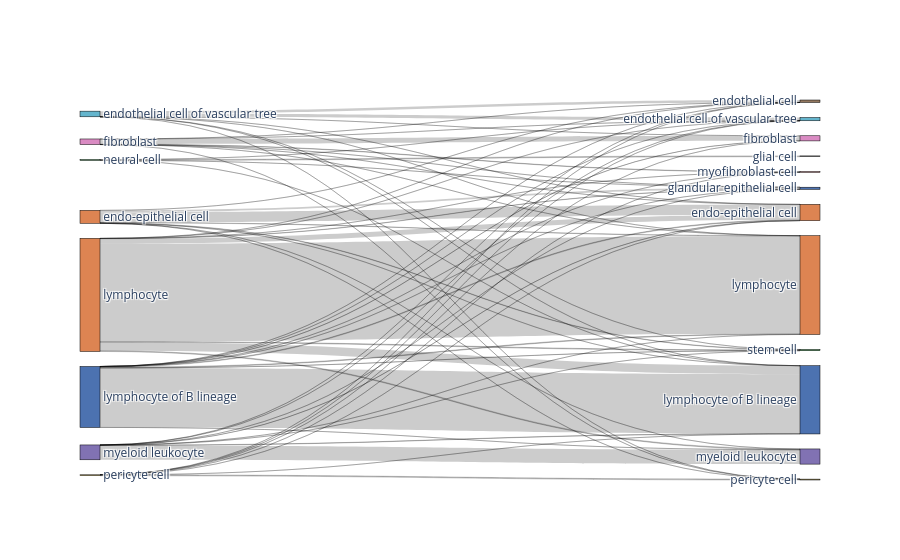
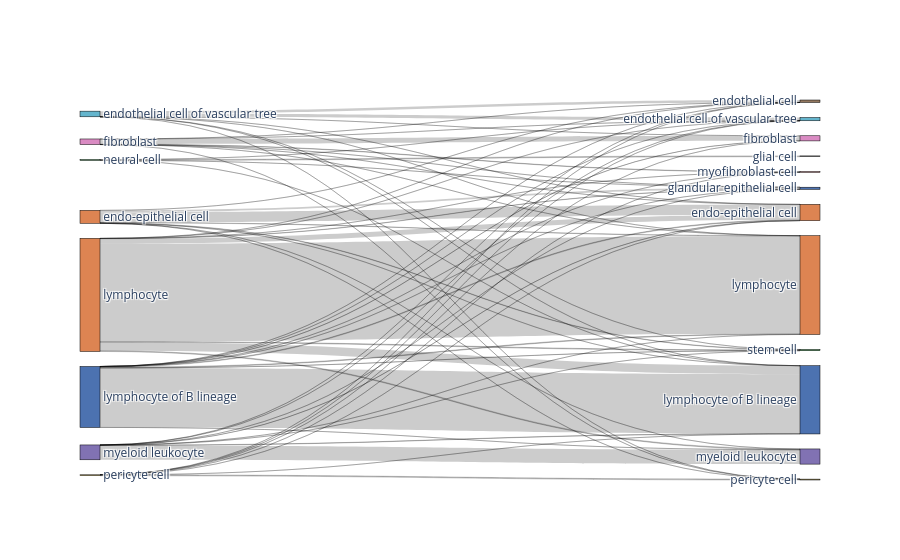

The notebook cell these images were saved under, in order:
### Markdown cell above
Write out metrics to a report file, create confusion matrices and comparative umap plots

### Code cell
%matplotlib inline

bc.tl.report(
    adata_pred=adata_predicted,
    celltype=celltype_test, 
    method=method, 
    analysis_name=analysis_name,
    train_datasets = adata_trains,
    test_dataset = adata_orig,
    merge = merge,
    name_prediction='auto_annot', 
    name_report='auto_annot', 
    use_raw=use_raw,
    remove_nonshared=True, 
    clustering='leiden', 
    asymmetric_matrix=True, 
    delimiter='\t', 
    verbose=True
)

### Figure 1 — Plotly figure (JSON) as saved in the notebook; plotly's stock layout.template omitted (floating-point values rounded to 4 significant figures)
{"data": [{"link": {"source": [0, 0, 0, 0, 0, 0, 0, 0, 0, 3, 3, 3, 3, 3, 3, 3, 3, 7, 7, 7, 7, 7, 7, 7, 1, 1, 1, 1, 1, 1, 1, 1, 1, 1, 5, 5, 5, 5, 5, 5, 5, 5, 2, 2, 2, 2, 2, 2, 2, 2, 4, 4, 4, 4, 4, 4, 4, 4, 6, 6, 6, 6], "target": [14, 8, 15, 16, 9, 10, 17, 12, 19, 14, 11, 8, 9, 10, 18, 17, 12, 11, 8, 15, 9, 10, 18, 17, 14, 11, 8, 15, 16, 9, 10, 17, 12, 19, 14, 8, 15, 16, 9, 10, 12, 19, 14, 11, 8, 15, 9, 10, 18, 19, 14, 8, 15, 16, 9, 18, 12, 19, 15, 10, 13, 12], "value": [28280, 1471, 2436, 221, 15, 34, 2, 81, 197, 1, 1475, 14, 1, 1, 1, 119, 1, 5, 1, 3, 1, 1, 250, 11, 193, 5, 196, 17188, 18, 4, 2, 2, 15, 29, 17, 34, 94, 4146, 1, 1, 2, 1, 2, 1, 16, 2, 699, 908, 4, 1, 100, 2989, 24, 2, 1, 1, 518, 119, 1, 1, 240, 3]}, "node": {"color": ["#dd8452", "#4c72b0", "#64b5cd", "#da8bc3", "#dd8452", "#8172b3", "#55a868", "#ccb974", "#dd8452", "#937860", "#64b5cd", "#da8bc3", "#4c72b0", "#8c8c8c", "#dd8452", "#4c72b0", "#8172b3", "#c44e52", "#ccb974", "#55a868"], "label": ["lymphocyte", "lymphocyte of B lineage", "endothelial cell of vascular tree", "fibroblast", "endo-epithelial cell", "myeloid leukocyte", "neural cell", "pericyte cell", "endo-epithelial cell", "endothelial cell", "endothelial cell of vascular tree", "fibroblast", "glandular epithelial cell", "glial cell", "lymphocyte", "lymphocyte of B lineage", "myeloid leukocyte", "myofibroblast cell", "pericyte cell", "stem cell"], "line": {"color": "black", "width": 0.5}, "pad": 15, "thickness": 20}, "type": "sankey"}], "layout": {}}

### Figure 2 — Plotly figure (JSON) as saved in the notebook; plotly's stock layout.template omitted (floating-point values rounded to 4 significant figures)
{"data": [{"link": {"source": [0, 0, 0, 0, 0, 0, 0, 0, 0, 3, 3, 3, 3, 3, 3, 3, 3, 7, 7, 7, 7, 7, 7, 7, 1, 1, 1, 1, 1, 1, 1, 1, 1, 1, 5, 5, 5, 5, 5, 5, 5, 5, 2, 2, 2, 2, 2, 2, 2, 2, 4, 4, 4, 4, 4, 4, 4, 4, 6, 6, 6, 6], "target": [14, 8, 15, 16, 9, 10, 17, 12, 19, 14, 11, 8, 9, 10, 18, 17, 12, 11, 8, 15, 9, 10, 18, 17, 14, 11, 8, 15, 16, 9, 10, 17, 12, 19, 14, 8, 15, 16, 9, 10, 12, 19, 14, 11, 8, 15, 9, 10, 18, 19, 14, 8, 15, 16, 9, 18, 12, 19, 15, 10, 13, 12], "value": [28280, 1471, 2436, 221, 15, 34, 2, 81, 197, 1, 1475, 14, 1, 1, 1, 119, 1, 5, 1, 3, 1, 1, 250, 11, 193, 5, 196, 17188, 18, 4, 2, 2, 15, 29, 17, 34, 94, 4146, 1, 1, 2, 1, 2, 1, 16, 2, 699, 908, 4, 1, 100, 2989, 24, 2, 1, 1, 518, 119, 1, 1, 240, 3]}, "node": {"color": ["#dd8452", "#4c72b0", "#64b5cd", "#da8bc3", "#dd8452", "#8172b3", "#55a868", "#ccb974", "#dd8452", "#937860", "#64b5cd", "#da8bc3", "#4c72b0", "#8c8c8c", "#dd8452", "#4c72b0", "#8172b3", "#c44e52", "#ccb974", "#55a868"], "label": ["lymphocyte", "lymphocyte of B lineage", "endothelial cell of vascular tree", "fibroblast", "endo-epithelial cell", "myeloid leukocyte", "neural cell", "pericyte cell", "endo-epithelial cell", "endothelial cell", "endothelial cell of vascular tree", "fibroblast", "glandular epithelial cell", "glial cell", "lymphocyte", "lymphocyte of B lineage", "myeloid leukocyte", "myofibroblast cell", "pericyte cell", "stem cell"], "line": {"color": "black", "width": 0.5}, "pad": 15, "thickness": 20}, "type": "sankey"}], "layout": {}}
